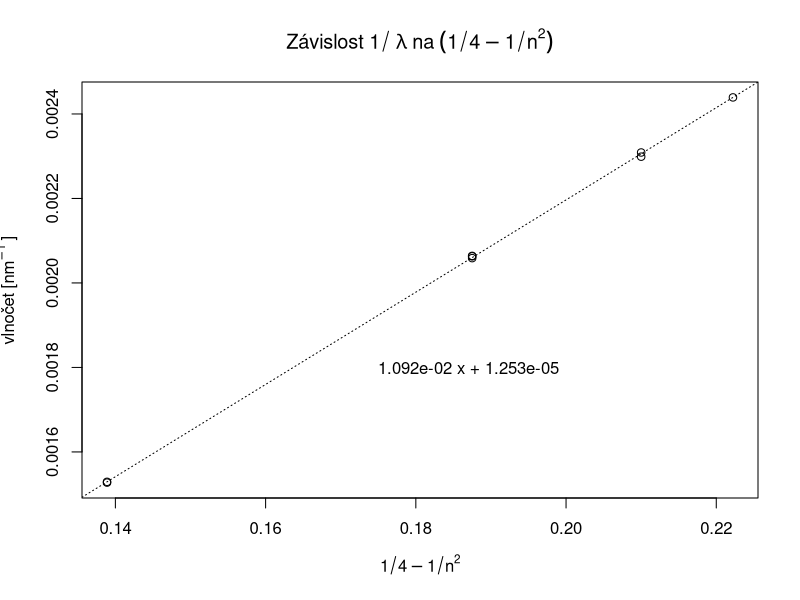

Reproduce this figure in R.
lam <- c(409.97, 434.99, 484.73, 616.20, 654.70, NaN, 
		433.12, 484.48, 613.5, 653.92, NaN, 485.73)
n <- c(6, 5, 4, NaN, 3, 6, 5, 4, NaN, 3, 5, 4)

x <- 1 / 4 - 1 / n^2
y <- 1 / lam

title <- expression("Závislost"~1/~lambda~"na"~(1/4 - 1/n^2))
postscript(file="prvni.eps", encoding="CP1250")

plot(x, y, 
	xlab=expression(1/4 - 1/n^2), 
	ylab=expression(vlnočet~"[nm"^-1~"]"), main=title)
abline(lm(y ~ x), lty=3)
text(0.187, 0.0018, labels="1.092e-02 x + 1.253e-05")

dev.off()
